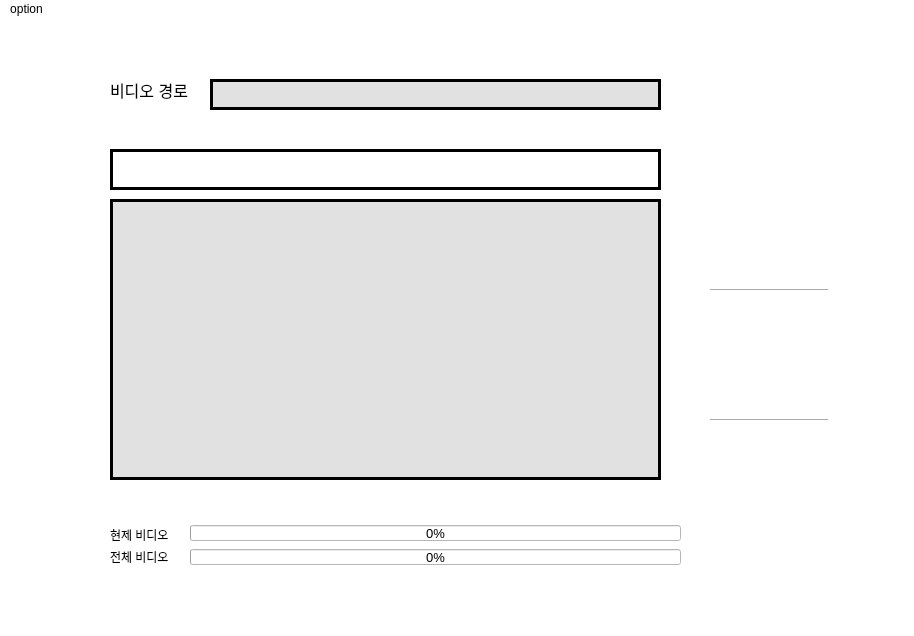
<?xml version="1.0" encoding="UTF-8"?>
<ui version="4.0">
 <class>WORDABLE</class>
 <widget class="QMainWindow" name="WORDABLE">
  <property name="windowModality">
   <enum>Qt::NonModal</enum>
  </property>
  <property name="enabled">
   <bool>true</bool>
  </property>
  <property name="geometry">
   <rect>
    <x>0</x>
    <y>0</y>
    <width>914</width>
    <height>636</height>
   </rect>
  </property>
  <property name="minimumSize">
   <size>
    <width>0</width>
    <height>0</height>
   </size>
  </property>
  <property name="maximumSize">
   <size>
    <width>16777215</width>
    <height>16777215</height>
   </size>
  </property>
  <property name="font">
   <font>
    <underline>false</underline>
    <strikeout>false</strikeout>
    <kerning>false</kerning>
   </font>
  </property>
  <property name="mouseTracking">
   <bool>false</bool>
  </property>
  <property name="tabletTracking">
   <bool>false</bool>
  </property>
  <property name="focusPolicy">
   <enum>Qt::NoFocus</enum>
  </property>
  <property name="contextMenuPolicy">
   <enum>Qt::NoContextMenu</enum>
  </property>
  <property name="acceptDrops">
   <bool>false</bool>
  </property>
  <property name="windowTitle">
   <string notr="true">WORDABLE</string>
  </property>
  <property name="windowIcon">
   <iconset>
    <normaloff>D:/code.png</normaloff>D:/code.png</iconset>
  </property>
  <property name="autoFillBackground">
   <bool>false</bool>
  </property>
  <property name="styleSheet">
   <string notr="true">background-color : rgb(255, 255, 255)</string>
  </property>
  <property name="windowFilePath">
   <string/>
  </property>
  <property name="inputMethodHints">
   <set>Qt::ImhNone</set>
  </property>
  <property name="iconSize">
   <size>
    <width>25</width>
    <height>25</height>
   </size>
  </property>
  <property name="toolButtonStyle">
   <enum>Qt::ToolButtonIconOnly</enum>
  </property>
  <property name="animated">
   <bool>false</bool>
  </property>
  <property name="documentMode">
   <bool>false</bool>
  </property>
  <property name="tabShape">
   <enum>QTabWidget::Rounded</enum>
  </property>
  <property name="dockNestingEnabled">
   <bool>false</bool>
  </property>
  <property name="dockOptions">
   <set>QMainWindow::AllowTabbedDocks</set>
  </property>
  <property name="unifiedTitleAndToolBarOnMac">
   <bool>false</bool>
  </property>
  <widget class="QWidget" name="centralwidget">
   <widget class="QProgressBar" name="progressBar">
    <property name="geometry">
     <rect>
      <x>190</x>
      <y>506</y>
      <width>491</width>
      <height>16</height>
     </rect>
    </property>
    <property name="font">
     <font>
      <pointsize>10</pointsize>
     </font>
    </property>
    <property name="styleSheet">
     <string notr="true"/>
    </property>
    <property name="value">
     <number>0</number>
    </property>
    <property name="textVisible">
     <bool>true</bool>
    </property>
    <property name="orientation">
     <enum>Qt::Horizontal</enum>
    </property>
    <property name="invertedAppearance">
     <bool>false</bool>
    </property>
    <property name="textDirection">
     <enum>QProgressBar::TopToBottom</enum>
    </property>
    <property name="format">
     <string>%p%</string>
    </property>
   </widget>
   <widget class="QPushButton" name="init_print">
    <property name="geometry">
     <rect>
      <x>700</x>
      <y>310</y>
      <width>131</width>
      <height>61</height>
     </rect>
    </property>
    <property name="font">
     <font>
      <pointsize>12</pointsize>
     </font>
    </property>
    <property name="mouseTracking">
     <bool>false</bool>
    </property>
    <property name="toolTip">
     <string>&lt;html&gt;&lt;head/&gt;&lt;body&gt;&lt;p&gt;출력창 초기화&lt;/p&gt;&lt;/body&gt;&lt;/html&gt;</string>
    </property>
    <property name="text">
     <string/>
    </property>
    <property name="icon">
     <iconset>
      <normaloff>아이콘/message.png</normaloff>아이콘/message.png</iconset>
    </property>
    <property name="iconSize">
     <size>
      <width>100</width>
      <height>50</height>
     </size>
    </property>
    <property name="checkable">
     <bool>false</bool>
    </property>
    <property name="autoRepeat">
     <bool>false</bool>
    </property>
    <property name="autoExclusive">
     <bool>false</bool>
    </property>
    <property name="autoDefault">
     <bool>false</bool>
    </property>
    <property name="default">
     <bool>false</bool>
    </property>
    <property name="flat">
     <bool>true</bool>
    </property>
   </widget>
   <widget class="QLabel" name="label_4">
    <property name="geometry">
     <rect>
      <x>110</x>
      <y>60</y>
      <width>91</width>
      <height>21</height>
     </rect>
    </property>
    <property name="font">
     <font>
      <pointsize>12</pointsize>
     </font>
    </property>
    <property name="styleSheet">
     <string notr="true">background-color : rgba(255, 255, 255, 0)</string>
    </property>
    <property name="text">
     <string>비디오 경로</string>
    </property>
   </widget>
   <widget class="QPushButton" name="openfolder">
    <property name="geometry">
     <rect>
      <x>730</x>
      <y>50</y>
      <width>31</width>
      <height>31</height>
     </rect>
    </property>
    <property name="toolTip">
     <string>&lt;html&gt;&lt;head/&gt;&lt;body&gt;&lt;p&gt;폴더 선택&lt;/p&gt;&lt;/body&gt;&lt;/html&gt;</string>
    </property>
    <property name="text">
     <string/>
    </property>
    <property name="icon">
     <iconset>
      <normaloff>아이콘/folder (1).png</normaloff>아이콘/folder (1).png</iconset>
    </property>
    <property name="iconSize">
     <size>
      <width>30</width>
      <height>30</height>
     </size>
    </property>
    <property name="autoDefault">
     <bool>false</bool>
    </property>
    <property name="flat">
     <bool>true</bool>
    </property>
   </widget>
   <widget class="QPushButton" name="print_all">
    <property name="geometry">
     <rect>
      <x>700</x>
      <y>180</y>
      <width>131</width>
      <height>61</height>
     </rect>
    </property>
    <property name="font">
     <font>
      <pointsize>12</pointsize>
     </font>
    </property>
    <property name="toolTip">
     <string>&lt;html&gt;&lt;head/&gt;&lt;body&gt;&lt;p&gt;데이터 전체 출력&lt;/p&gt;&lt;/body&gt;&lt;/html&gt;</string>
    </property>
    <property name="text">
     <string/>
    </property>
    <property name="icon">
     <iconset>
      <normaloff>아이콘/printer.png</normaloff>아이콘/printer.png</iconset>
    </property>
    <property name="iconSize">
     <size>
      <width>100</width>
      <height>50</height>
     </size>
    </property>
    <property name="autoRepeat">
     <bool>false</bool>
    </property>
    <property name="flat">
     <bool>true</bool>
    </property>
   </widget>
   <widget class="QPushButton" name="delet_db">
    <property name="geometry">
     <rect>
      <x>700</x>
      <y>450</y>
      <width>131</width>
      <height>61</height>
     </rect>
    </property>
    <property name="font">
     <font>
      <pointsize>12</pointsize>
     </font>
    </property>
    <property name="mouseTracking">
     <bool>false</bool>
    </property>
    <property name="toolTip">
     <string>&lt;html&gt;&lt;head/&gt;&lt;body&gt;&lt;p&gt;데이터 전체 삭제&lt;/p&gt;&lt;/body&gt;&lt;/html&gt;</string>
    </property>
    <property name="text">
     <string/>
    </property>
    <property name="icon">
     <iconset>
      <normaloff>아이콘/paper-shredder.png</normaloff>아이콘/paper-shredder.png</iconset>
    </property>
    <property name="iconSize">
     <size>
      <width>100</width>
      <height>50</height>
     </size>
    </property>
    <property name="flat">
     <bool>true</bool>
    </property>
   </widget>
   <widget class="QPushButton" name="analysis">
    <property name="geometry">
     <rect>
      <x>780</x>
      <y>50</y>
      <width>31</width>
      <height>31</height>
     </rect>
    </property>
    <property name="toolTip">
     <string>&lt;html&gt;&lt;head/&gt;&lt;body&gt;&lt;p&gt;분석 시작&lt;/p&gt;&lt;/body&gt;&lt;/html&gt;</string>
    </property>
    <property name="text">
     <string/>
    </property>
    <property name="icon">
     <iconset>
      <normaloff>아이콘/analysis (1).png</normaloff>아이콘/analysis (1).png</iconset>
    </property>
    <property name="iconSize">
     <size>
      <width>30</width>
      <height>30</height>
     </size>
    </property>
    <property name="autoDefault">
     <bool>false</bool>
    </property>
    <property name="flat">
     <bool>true</bool>
    </property>
   </widget>
   <widget class="Line" name="line">
    <property name="geometry">
     <rect>
      <x>710</x>
      <y>270</y>
      <width>118</width>
      <height>3</height>
     </rect>
    </property>
    <property name="orientation">
     <enum>Qt::Horizontal</enum>
    </property>
   </widget>
   <widget class="QFrame" name="frame_2">
    <property name="geometry">
     <rect>
      <x>110</x>
      <y>130</y>
      <width>551</width>
      <height>41</height>
     </rect>
    </property>
    <property name="frameShape">
     <enum>QFrame::Box</enum>
    </property>
    <property name="frameShadow">
     <enum>QFrame::Plain</enum>
    </property>
    <property name="lineWidth">
     <number>3</number>
    </property>
    <widget class="QLineEdit" name="lineEdit">
     <property name="geometry">
      <rect>
       <x>10</x>
       <y>10</y>
       <width>481</width>
       <height>21</height>
      </rect>
     </property>
     <property name="cursor">
      <cursorShape>IBeamCursor</cursorShape>
     </property>
     <property name="toolTip">
      <string/>
     </property>
     <property name="whatsThis">
      <string/>
     </property>
     <property name="styleSheet">
      <string notr="true">background-color : rgba(255, 255, 255, 0)</string>
     </property>
     <property name="inputMask">
      <string/>
     </property>
     <property name="frame">
      <bool>false</bool>
     </property>
     <property name="echoMode">
      <enum>QLineEdit::Normal</enum>
     </property>
     <property name="cursorMoveStyle">
      <enum>Qt::LogicalMoveStyle</enum>
     </property>
     <property name="clearButtonEnabled">
      <bool>false</bool>
     </property>
    </widget>
    <widget class="QPushButton" name="object_search">
     <property name="geometry">
      <rect>
       <x>510</x>
       <y>10</y>
       <width>21</width>
       <height>21</height>
      </rect>
     </property>
     <property name="toolTip">
      <string>&lt;html&gt;&lt;head/&gt;&lt;body&gt;&lt;p&gt;검색&lt;/p&gt;&lt;/body&gt;&lt;/html&gt;</string>
     </property>
     <property name="autoFillBackground">
      <bool>false</bool>
     </property>
     <property name="text">
      <string/>
     </property>
     <property name="icon">
      <iconset>
       <normaloff>아이콘/search.png</normaloff>아이콘/search.png</iconset>
     </property>
     <property name="iconSize">
      <size>
       <width>20</width>
       <height>20</height>
      </size>
     </property>
     <property name="checkable">
      <bool>false</bool>
     </property>
     <property name="autoRepeat">
      <bool>false</bool>
     </property>
     <property name="autoExclusive">
      <bool>false</bool>
     </property>
     <property name="autoDefault">
      <bool>false</bool>
     </property>
     <property name="flat">
      <bool>true</bool>
     </property>
    </widget>
   </widget>
   <widget class="QTextEdit" name="textEdit">
    <property name="geometry">
     <rect>
      <x>110</x>
      <y>180</y>
      <width>551</width>
      <height>281</height>
     </rect>
    </property>
    <property name="font">
     <font>
      <family>Noto Sans CJK KR Light</family>
      <pointsize>12</pointsize>
      <kerning>false</kerning>
     </font>
    </property>
    <property name="focusPolicy">
     <enum>Qt::NoFocus</enum>
    </property>
    <property name="acceptDrops">
     <bool>false</bool>
    </property>
    <property name="autoFillBackground">
     <bool>true</bool>
    </property>
    <property name="styleSheet">
     <string notr="true">background-color : rgb(225, 225, 225)</string>
    </property>
    <property name="frameShape">
     <enum>QFrame::Box</enum>
    </property>
    <property name="frameShadow">
     <enum>QFrame::Plain</enum>
    </property>
    <property name="lineWidth">
     <number>3</number>
    </property>
    <property name="autoFormatting">
     <set>QTextEdit::AutoNone</set>
    </property>
    <property name="documentTitle">
     <string/>
    </property>
    <property name="acceptRichText">
     <bool>true</bool>
    </property>
    <property name="textInteractionFlags">
     <set>Qt::NoTextInteraction</set>
    </property>
   </widget>
   <widget class="QLabel" name="label_5">
    <property name="geometry">
     <rect>
      <x>210</x>
      <y>60</y>
      <width>451</width>
      <height>31</height>
     </rect>
    </property>
    <property name="font">
     <font>
      <pointsize>10</pointsize>
     </font>
    </property>
    <property name="styleSheet">
     <string notr="true">background-color : rgb(225, 225, 225)</string>
    </property>
    <property name="frameShape">
     <enum>QFrame::Box</enum>
    </property>
    <property name="frameShadow">
     <enum>QFrame::Plain</enum>
    </property>
    <property name="lineWidth">
     <number>3</number>
    </property>
    <property name="midLineWidth">
     <number>0</number>
    </property>
    <property name="text">
     <string/>
    </property>
   </widget>
   <widget class="Line" name="line_3">
    <property name="geometry">
     <rect>
      <x>710</x>
      <y>400</y>
      <width>118</width>
      <height>3</height>
     </rect>
    </property>
    <property name="orientation">
     <enum>Qt::Horizontal</enum>
    </property>
   </widget>
   <widget class="QLabel" name="label">
    <property name="geometry">
     <rect>
      <x>110</x>
      <y>505</y>
      <width>71</width>
      <height>21</height>
     </rect>
    </property>
    <property name="font">
     <font>
      <pointsize>9</pointsize>
     </font>
    </property>
    <property name="text">
     <string>현제 비디오</string>
    </property>
   </widget>
   <widget class="QProgressBar" name="progressBar_2">
    <property name="geometry">
     <rect>
      <x>190</x>
      <y>530</y>
      <width>491</width>
      <height>16</height>
     </rect>
    </property>
    <property name="font">
     <font>
      <pointsize>10</pointsize>
     </font>
    </property>
    <property name="value">
     <number>0</number>
    </property>
   </widget>
   <widget class="QLabel" name="label_2">
    <property name="geometry">
     <rect>
      <x>110</x>
      <y>530</y>
      <width>71</width>
      <height>16</height>
     </rect>
    </property>
    <property name="text">
     <string>전체 비디오</string>
    </property>
   </widget>
   <zorder>frame_2</zorder>
   <zorder>progressBar</zorder>
   <zorder>init_print</zorder>
   <zorder>label_4</zorder>
   <zorder>openfolder</zorder>
   <zorder>print_all</zorder>
   <zorder>delet_db</zorder>
   <zorder>analysis</zorder>
   <zorder>line</zorder>
   <zorder>textEdit</zorder>
   <zorder>label_5</zorder>
   <zorder>line_3</zorder>
   <zorder>label</zorder>
   <zorder>progressBar_2</zorder>
   <zorder>label_2</zorder>
  </widget>
  <widget class="QStatusBar" name="statusbar"/>
  <widget class="QMenuBar" name="menuBar">
   <property name="geometry">
    <rect>
     <x>0</x>
     <y>0</y>
     <width>914</width>
     <height>21</height>
    </rect>
   </property>
   <widget class="QMenu" name="menu">
    <property name="focusPolicy">
     <enum>Qt::NoFocus</enum>
    </property>
    <property name="contextMenuPolicy">
     <enum>Qt::DefaultContextMenu</enum>
    </property>
    <property name="acceptDrops">
     <bool>true</bool>
    </property>
    <property name="autoFillBackground">
     <bool>false</bool>
    </property>
    <property name="tearOffEnabled">
     <bool>false</bool>
    </property>
    <property name="title">
     <string>option</string>
    </property>
    <property name="separatorsCollapsible">
     <bool>false</bool>
    </property>
    <property name="toolTipsVisible">
     <bool>false</bool>
    </property>
    <addaction name="frame_set"/>
    <addaction name="save_to_txt"/>
   </widget>
   <addaction name="menu"/>
  </widget>
  <action name="frame_set">
   <property name="checkable">
    <bool>false</bool>
   </property>
   <property name="icon">
    <iconset>
     <normaloff>아이콘/frame-square-symbol-with-four-angles.png</normaloff>아이콘/frame-square-symbol-with-four-angles.png</iconset>
   </property>
   <property name="text">
    <string>frame set</string>
   </property>
   <property name="autoRepeat">
    <bool>true</bool>
   </property>
   <property name="visible">
    <bool>true</bool>
   </property>
   <property name="menuRole">
    <enum>QAction::TextHeuristicRole</enum>
   </property>
   <property name="iconVisibleInMenu">
    <bool>true</bool>
   </property>
   <property name="priority">
    <enum>QAction::NormalPriority</enum>
   </property>
  </action>
  <action name="save_to_txt">
   <property name="icon">
    <iconset>
     <normaloff>아이콘/txt.png</normaloff>아이콘/txt.png</iconset>
   </property>
   <property name="text">
    <string>save to txt</string>
   </property>
   <property name="iconVisibleInMenu">
    <bool>true</bool>
   </property>
  </action>
  <action name="analysis_module">
   <property name="enabled">
    <bool>true</bool>
   </property>
   <property name="icon">
    <iconset>
     <normaloff>아이콘/analysis.png</normaloff>아이콘/analysis.png</iconset>
   </property>
   <property name="text">
    <string>analysis module</string>
   </property>
  </action>
  <action name="label_selection">
   <property name="icon">
    <iconset>
     <normaloff>dist/아이콘/database.png</normaloff>dist/아이콘/database.png</iconset>
   </property>
   <property name="text">
    <string>label</string>
   </property>
  </action>
 </widget>
 <resources/>
 <connections/>
</ui>
